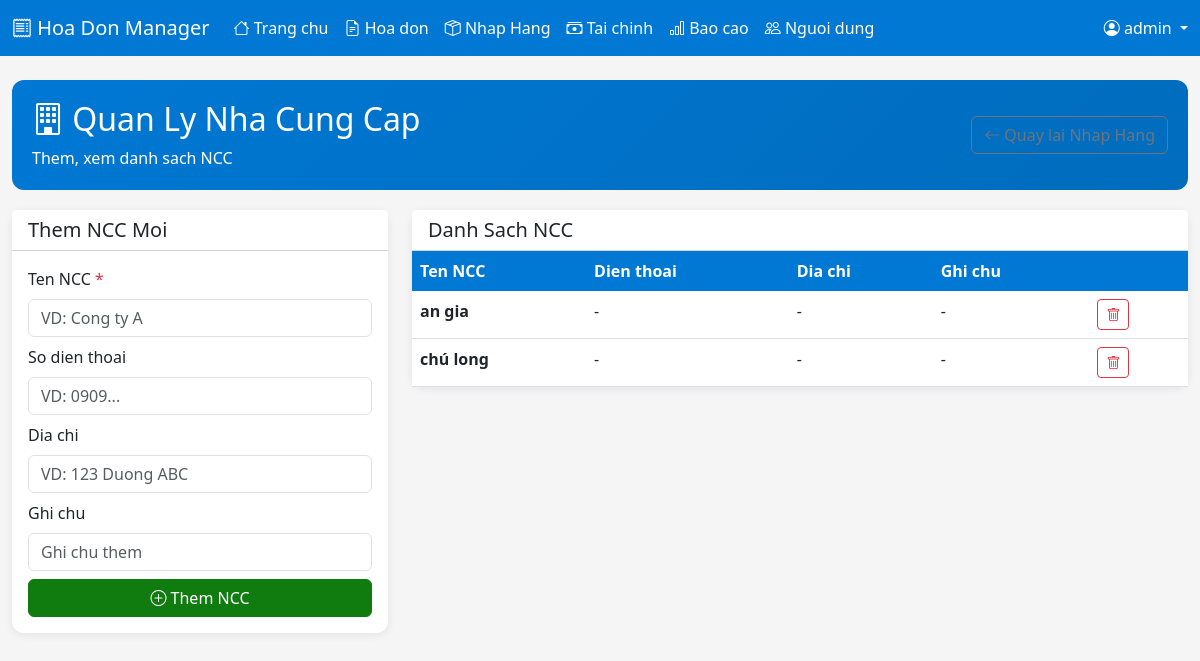
Page /import/suppliers (signed in) on the committed database.
### tables this page shows
CREATE TABLE suppliers (
            id INTEGER PRIMARY KEY AUTOINCREMENT,
            name TEXT NOT NULL,
            phone TEXT,
            address TEXT,
            notes TEXT,
            created_at TIMESTAMP DEFAULT CURRENT_TIMESTAMP
        );

### app.py (the view)
@app.route('/import/suppliers')
@login_required
def suppliers_page():
    conn = get_db()
    c = conn.cursor()
    c.execute('SELECT * FROM suppliers ORDER BY name')
    suppliers_list = c.fetchall()
    conn.close()
    return render_template('suppliers.html', suppliers=suppliers_list)

### app.py (called while the page is built, shortened)
def get_db():
    if USE_PG:
        import psycopg2
        conn = psycopg2.connect(os.environ['DATABASE_URL'])
    else:
        conn = sqlite3.connect(DATABASE)
        conn.row_factory = sqlite3.Row
    class Wrapper:
        def __init__(self, conn, use_pg):
            self._conn = conn
            self._use_pg = use_pg
        def cursor(self):
            return HybridCursor(self._conn.cursor(), self._use_pg)
        def close(self):
            self._conn.close()
    return Wrapper(conn, USE_PG)

def login_required(f):
    @wraps(f)
    def decorated(*args, **kwargs):
        if 'user_id' not in session:
            return redirect(url_for('login'))
        return f(*args, **kwargs)
    return decorated

@app.context_processor
def inject_user():
    if 'user_id' not in session:
        return {'notif_count': 0}
    conn = get_db()
    c = conn.cursor()
    c.execute('SELECT COUNT(*) FROM notifications WHERE user_id=? AND is_read=0', (session['user_id'],))
    count = c.fetchone()[0]
    conn.close()
    return {'notif_count': count}

@app.before_request
def before():
    pass

    def execute(self, sql, params=None):
        if params is not None:
            if self._use_pg:
                sql = sql.replace('?', '%s')
            self._cursor.execute(sql, params)
        else:
            self._cursor.execute(sql)
        if self._use_pg:
            self._col_names = [desc[0] for desc in self._cursor.description] if self._cursor.description else []
        return self

    def fetchone(self):
        row = self._cursor.fetchone()
        if row is None:
            return None
        return row

    def fetchall(self):
        rows = self._cursor.fetchall()
        return rows

### templates/suppliers.html (shortened to what this page needs)
{% extends "base.html" %}
{% block content %}
<div class="page-header d-flex justify-content-between align-items-center">
    <div>
        <h2><i class="bi bi-building"></i> Quan Ly Nha Cung Cap</h2>
        <p class="mb-0">Them, xem danh sach NCC</p>
    </div>
    <a href="{{ url_for('import_page') }}" class="btn btn-outline-secondary"><i class="bi bi-arrow-left"></i> Quay lai Nhap Hang</a>
</div>
<div class="row">
    <div class="col-md-4">
        <div class="card">
            <div class="card-header bg-white"><h5 class="mb-0">Them NCC Moi</h5></div>
            <div class="card-body">
                <form method="POST" action="{{ url_for('suppliers_add') }}">
                    <div class="mb-2">
                        <label class="form-label">Ten NCC <span class="text-danger">*</span></label>
                        <input type="text" name="name" class="form-control" placeholder="VD: Cong ty A" required>
                    </div>
                    <div class="mb-2">
                        <label class="form-label">So dien thoai</label>
                        <input type="text" name="phone" class="form-control" placeholder="VD: 0909...">
                    </div>
                    <div class="mb-2">
                        <label class="form-label">Dia chi</label>
                        <input type="text" name="address" class="form-control" placeholder="VD: 123 Duong ABC">
                    </div>
                    <div class="mb-2">
                        <label class="form-label">Ghi chu</label>
                        <input type="text" name="notes" class="form-control" placeholder="Ghi chu them">
                    </div>
                    <button type="submit" class="btn btn-success w-100"><i class="bi bi-plus-circle"></i> Them NCC</button>
                </form>
            </div>
        </div>
    </div>
    <div class="col-md-8">
        <div class="card">
            <div class="card-header bg-white"><h5 class="mb-0">Danh Sach NCC</h5></div>
            <div class="card-body p-0">
                {% if suppliers %}
                <div class="table-responsive">
                    <table class="table table-hover mb-0">
                        <thead>
                            <tr>
                                <th>Ten NCC</th>
                                <th>Dien thoai</th>
                                <th>Dia chi</th>
                                <th>Ghi chu</th>
                                <th></th>
                            </tr>
                        </thead>
                        <tbody>
                            {% for sup in suppliers %}
                            <tr onclick="window.location='{{ url_for('supplier_detail', supplier_id=sup.id) }}'" style="cursor:pointer">
                                <td><strong>{{ sup.name }}</strong></td>
                                <td>{{ sup.phone or '-' }}</td>
                                <td>{{ sup.address or '-' }}</td>
                                <td>{{ sup.notes or '-' }}</td>
                                <td>
                                    <form method="POST" action="{{ url_for('suppliers_delete', supplier_id=sup.id) }}"
                                          onsubmit="return confirm('Xoa NCC nay?')">
                                        <button type="submit" class="btn btn-sm btn-outline-danger"><i class="bi bi-trash"></i></button>
                                    </form>
                                </td>
                            </tr>
                            {% endfor %}
                        </tbody>
                    </table>
                </div>
                {% else %}
                <p class="text-muted text-center p-4 mb-0">Chua co NCC nao.</p>
                {% endif %}
            </div>
        </div>
    </div>
</div>
{% endblock %}

### templates/base.html (style rules this page uses)
:root { --primary: #0078D4; --success: #107C10; --danger: #D13438; --warning: #FFC107; }
body { background-color: #f5f5f5; font-family: 'Segoe UI', Tahoma, sans-serif; }
.card { border: none; border-radius: 12px; box-shadow: 0 2px 8px rgba(0,0,0,0.08); }
.btn-success { background-color: var(--success); border-color: var(--success); }
.table thead th { background-color: var(--primary); color: white; border: none; }
.page-header { background: linear-gradient(135deg, var(--primary) 0%, #006cbd 100%); color: white; padding: 20px; border-radius: 12px; margin-bottom: 20px; }

### rows in the picture
suppliers: name "an gia", phone "-", address "-", notes "-"
suppliers: name "chú long", phone "-", address "-", notes "-"

### other values in the picture
{{ session.username }} "admin"
